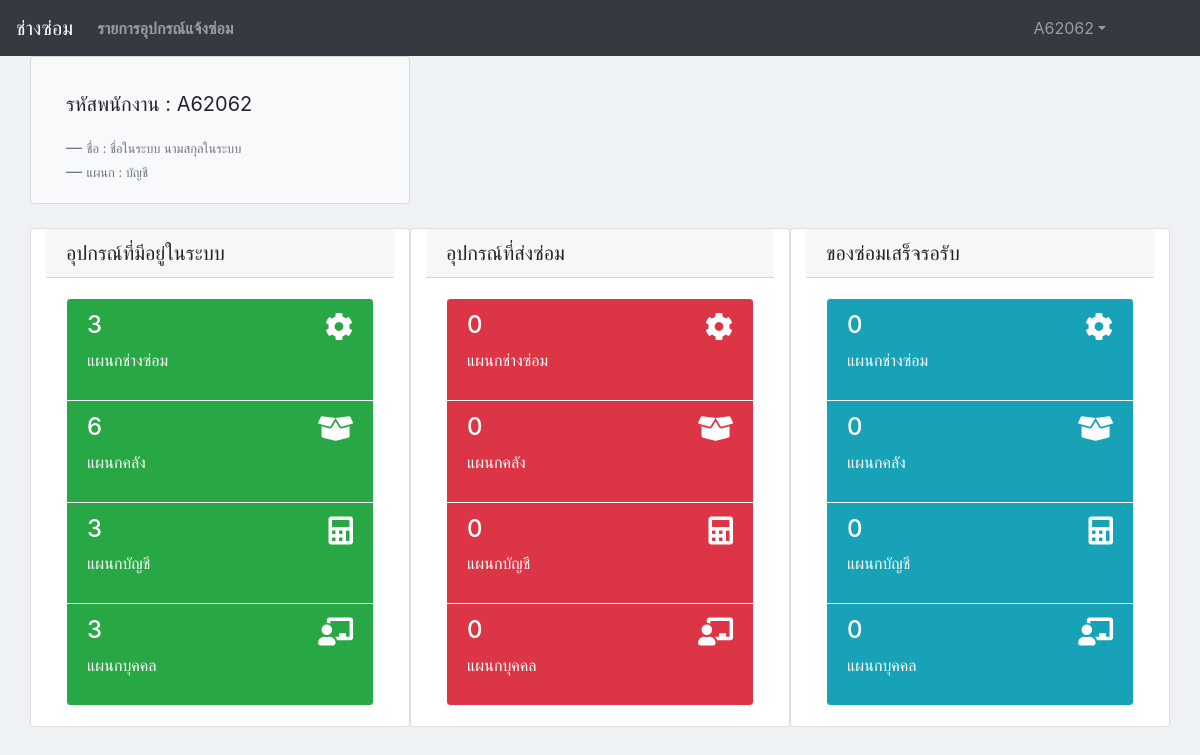
/Technician/index.php (signed in), run on the app's committed database.
### tables this page shows
CREATE TABLE `profile` (
  `profile_fname` varchar(50) NOT NULL,
  `profile_lname` varchar(50) NOT NULL,
  `profile_create_at` timestamp NOT NULL DEFAULT CURRENT_TIMESTAMP,
  `profile_update_at` timestamp NOT NULL DEFAULT CURRENT_TIMESTAMP ON UPDATE CURRENT_TIMESTAMP,
  `profile_users_id` varchar(255) NOT NULL
);

CREATE TABLE `position` (
  `position_id` int(11) NOT NULL,
  `position_name` varchar(50) NOT NULL
);

### Technician/profile_view.php (the view, shortened to what this page needs)
<blockquote class="blockquote mb-0">
    <?php
    include '../conn.php';
    $sql = "SELECT * FROM profile  where profile_users_id='" . $_SESSION['users_id'] . "'";
    $result = mysqli_query($conn, $sql);
    $row = mysqli_fetch_array($result, MYSQLI_ASSOC);
    $sql_users = "select users.users_id, position.position_name from position inner join users ON users.users_position=position.position_id where users.users_id='" . $_SESSION['users_id'] . "'";
    $result_user = mysqli_query($conn, $sql_users);
    $row_user = mysqli_fetch_array($result_user, MYSQLI_ASSOC);
    if ($row_user['users_id'] == $row['profile_users_id']) {
        echo '<p>' . 'รหัสพนักงาน : ' . $_SESSION['users_id'] . '</p>';
        echo '<footer class="blockquote-footer">' . ''
        . '<small class="text-muted">' . 'ชื่อ : ' . $row['profile_fname'] . ' ' . $row['profile_lname'] . ' <cite title="Source Title"></cite>' . '</small>' . '</footer>';
        echo '<footer class="blockquote-footer">' . ''
        . '<small class="text-muted">' . 'แผนก : ' . $row_user['position_name'] . ' <cite title="Source Title"></cite>' . '</small>' . '</footer>';
    } else {
        echo "<meta http-equiv='refresh' content='0 ;URL=../Technician/profile_insert.php'>";
    }
    ?>
</blockquote>

### data on the page
profile: profile_fname "ชื่อในระบบ", profile_lname "นามสกุลในระบบ"
position: position_name "บัญชี"

### other printed values
$_SESSION['users_username'] "A62062"
$_SESSION['users_id'] "A62062"
$count "3"
$count "6"
$count "0"
